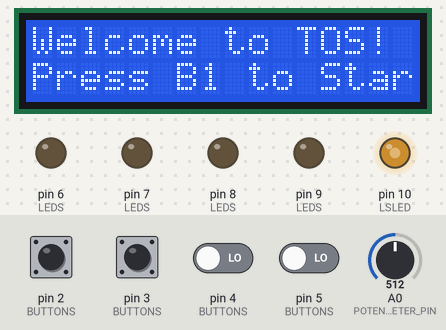
This sketch was run on a simulated Arduino Uno, built with avr-gcc and run on an emulated ATmega328P. Shown: 16×2 character LCD, output pins drawn as LEDs (lit = HIGH). The inputs (shaded band) are chosen by the test bench; at power-on: pin 2 (BUTTONS) HIGH, pin 3 (BUTTONS), pin 4 (BUTTONS), pin 5 (BUTTONS) LOW, A0 (POTENTIOMETER_PIN) = 512. Random numbers use the default seed unless the sketch sets one.

Above: at 1.2 s.
1.3 s: pin 2 (BUTTONS) pulled LOW for 0.15 s
At 2.4 s:
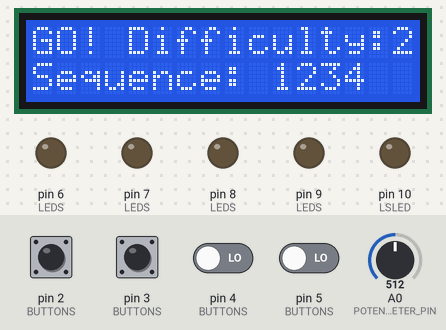
3.0 s: pin 3 (BUTTONS) pulled HIGH for 0.15 s
At 5.7 s:
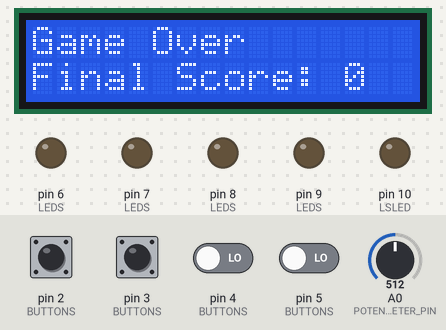
At 15.26 s:
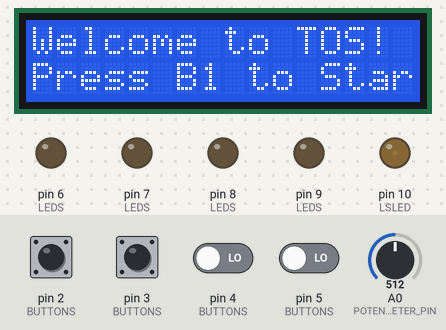
Timing chart, 0 to 18.4 s (numbered marks = the images above; inputs shaded):
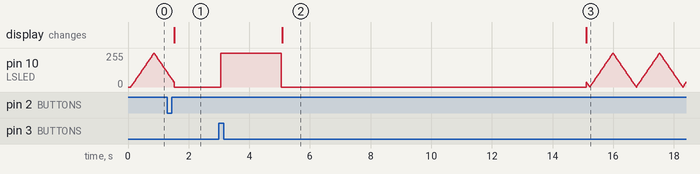

Measured:
- after the input at 1.3 s, the display: changes after 0.23 s (image 1)
- what the display in image 2 shows lasts 10.0 s, from 5.1 s to 15.1 s

The sketch:

tos.ino
```cpp
#include <Arduino.h>
#include <avr/sleep.h>

#include "actuators.h"
#include "config.h"
#include "logic.h"
#include "output.h"
#include "timer.h"

Button BUTTONS[] = {Button(BUTTON0), Button(BUTTON1), Button(BUTTON2), Button(BUTTON3)};
uint8_t LEDS[] = {LED0, LED1, LED2, LED3};

int SEQ_LEN = MIN(LEN(BUTTONS), LEN(LEDS));

static Game game;
static Timer t0;

void setup() {
    gameInit(&game, SEQ_LEN);
    actuatorsInit();
    outputInit();
}

void loop() {
    switch (game.state) {
        case INIT:
            print("Welcome to TOS!\nPress B1 to Start");
            changeState(&game, MENU);
            timerInit(&t0, SECOND_10);
            reset(&game);
            break;

        case MENU:
            setDifficulty(&game, mapPotentiometer(A0));
            ledFade(LSLED);

            if (timer_expired(&t0)) {
                changeState(&game, SLEEP);
                turnOffAllLEDs();
                return;
            }

            if (isPressed(BUTTONS[0])) {
                print("GO! Difficulty:" + String(game.difficulty) +
                      "\nSequence: " +
                      intArrayToStringOffset(game.sequence, game.len, "", 1));
                changeState(&game, PLAYING);
                timerInit(&t0, SECOND_10);
                turnOffAllLEDs();
            }
            break;

        case PLAYING:
            if (isWin(&game)) {
                shuffle(&game);
                print("GOOD! Score: " + String(game.score) + "\nSequence: " +
                      intArrayToStringOffset(game.sequence, game.len, "", 1));
                timerInit(&t0, SECOND_10 - F * game.difficulty * game.round);
                turnOffAllLEDs();
            }

            for (int i = 0; i < SEQ_LEN; i++) {
                if (isPressed(BUTTONS[i])) {
                    if (!checkButton(&game, i))
                        changeState(&game, GAMEOVER);
                    else
                        digitalWrite(LEDS[i], HIGH);
                }
            }

            if (timer_expired(&t0)) {
                changeState(&game, GAMEOVER);
            }
            break;

        case GAMEOVER:
            turnOffAllLEDs();

            digitalWrite(LSLED, HIGH);
            delay(SECOND_2);
            digitalWrite(LSLED, LOW);

            print("Game Over\nFinal Score: " + String(game.score));
            changeState(&game, INIT);
            delay(SECOND_10);
            break;
        case SLEEP:
            print("SLEEP");
            set_sleep_mode(SLEEP_MODE_PWR_DOWN);
            sleep_enable();
            attachInterrupt(digitalPinToInterrupt(BUTTONS[0].pin), wakeUp,
                            FALLING);
            sleep_mode();
            sleep_disable();
            detachInterrupt(digitalPinToInterrupt(BUTTONS[0].pin));
            break;
        default:
            print("There is a bug");
            break;
    }
}

void wakeUp() { changeState(&game, INIT); }
```

actuators.cpp
```cpp
#include <Arduino.h>

#include "actuators.h"
#include "config.h"

extern Button BUTTONS[];
extern uint8_t LEDS[];
extern int SEQ_LEN;

/**
 * @file actuators.cpp
 * @brief Implementation of input and actuator helpers for ToS.
 *
 * This file implements debounced button reading, potentiometer mapping and
 * simple LED utilities such as fading and turning off all LEDs.
 */

/** Timestamp of last fade update (internal state). */
static unsigned long lastFadeUpdate = 0;

/** Current brightness used by ledFade(). */
static int brightness = 0;

/** Fade step applied to brightness on each fade update. */
static int fadeAmount = FADE_INITIAL_AMOUNT;

/**
 * @brief Initialize all input and actuator pins.
 *
 * Configures the sequence button pins and the corresponding LED pins.
 * Also configures the potentiometer analog pin. The exact pin mode
 * (INPUT vs INPUT_PULLUP) must match the physical wiring: this code
 * sets button pins to INPUT and assumes external pull-ups or hardware
 * wiring that provides a stable HIGH idle state.
 */
void actuatorsInit() {
    for (int i = 0; i < SEQ_LEN; i++) {
        pinMode(BUTTONS[i].pin, INPUT);
        pinMode(LEDS[i], OUTPUT);
    }
    pinMode(POTENTIOMETER_PIN, INPUT);
    pinMode(LSLED, OUTPUT);
}

/**
 * @brief Determine whether the specified Button is currently pressed.
 *
 * Reads the state of the provided Button object and returns true when the
 * button is considered to be in a pressed state. The call may update the Button
 * instance (for example to perform debouncing or state bookkeeping), therefore
 * a non-const reference is required.
 *
 * @param button Reference to the Button to query. The caller must ensure the
 * object remains valid for the duration of the call.
 * @return true if the button is currently pressed, false otherwise.
 */
bool isPressed(Button &button) {
    int reading = digitalRead(button.pin);
    unsigned long currentTime = millis();

    if (reading != button.rawReading) {
        button.rawReading = reading;
        button.lastTime = currentTime;
    }

    if ((currentTime - button.lastTime) > DEBOUNCE_TIME) {
        if (button.rawReading != button.lastReading) {
            button.lastReading = button.rawReading;
            return button.lastReading == HIGH;
        }
    }

    return false;
}

/**
 * @brief Map the potentiometer analog reading into the game difficulty range.
 *
 * Reads the ADC value from `pin`, then maps it into the integer range
 * [1..LIMIT] where `LIMIT` is the number of difficulty levels.
 *
 * @param pin Analog pin to read (e.g., POTENTIOMETER_PIN).
 * @return Mapped difficulty value in 1..LIMIT.
 */
uint8_t mapPotentiometer(const uint8_t pin) {
    return (uint8_t)map(analogRead(pin), 0, ANALOG_MAX_VALUE, 1, LIMIT);
}

/**
 * @brief Perform a non-blocking fade animation on the specified PWM pin.
 *
 * This function updates the brightness on `pin` only when the internal
 * timer indicates that FADE_INTERVAL milliseconds have elapsed. Call it
 * frequently from the main loop.
 *
 * @param pin PWM-capable digital pin.
 */
void ledFade(const uint8_t pin) {
    unsigned long now = millis();
    if (now - lastFadeUpdate < FADE_INTERVAL)
        return;
    lastFadeUpdate = now;

    brightness += fadeAmount;
    if (brightness <= 0 || brightness >= 255) {
        fadeAmount = -fadeAmount;
        brightness = constrain(brightness, 0, 255);
    }

    analogWrite(pin, brightness);
}

/**
 * @brief Turn off all game LEDs (sequence LEDs and status LED).
 *
 * Sets each LED in the sequence to LOW and also writes LOW to the
 * status LED pin.
 */
void turnOffAllLEDs() {
    for (int i = 0; i < SEQ_LEN; i++) {
        digitalWrite(LEDS[i], LOW);
    }
    digitalWrite(LSLED, LOW);
}
```

actuators.h
```cpp
#ifndef INPUT_H
#define INPUT_H

#include <Arduino.h>

/**
 * @file actuators.h
 * @brief Input/actuator helpers for buttons, potentiometer and LEDs.
 *
 * This module exposes a small API to initialize and query button inputs
 * (with debouncing), read a potentiometer used for difficulty selection
 * and perform simple LED operations such as fading and turning off all
 * LEDs.
 */

/**
 * @brief Represents a button with software debouncing support.
 *
 * This structure stores the button state readings and timing information
 * required for debouncing. It is intended for buttons wired as active LOW,
 * but can also work with active HIGH configurations if logic is adjusted
 * accordingly.
 */
struct Button {
    uint8_t pin;
    int rawReading = HIGH;
    int lastReading = HIGH;
    unsigned long lastTime = 0;

    Button(uint8_t p) : pin(p) {}
};

/**
 * @brief Initialize the input and actuator subsystem.
 *
 * Configures sequence button pins and their corresponding LED pins.
 * Also configures the potentiometer pin. This function should be called
 * once during system initialization before any input/output operations.
 */
void actuatorsInit();

/**
 * @brief Determine whether the specified Button is currently pressed.
 *
 * Reads the state of the provided Button object and returns true when the
 * button is considered to be in a pressed state. The call may update the Button
 * instance (for example to perform debouncing or state bookkeeping), therefore
 * a non-const reference is required.
 *
 * @param button Reference to the Button to query. The caller must ensure the
 * object remains valid for the duration of the call.
 * @return true if the button is currently pressed, false otherwise.
 */
bool isPressed(Button &button);

/**
 * @brief Read and map the potentiometer value to a 1..LIMIT range.
 *
 * Reads the specified analog pin and maps the ADC value to the game
 * difficulty range (1..LIMIT).
 *
 * @param pin Analog pin number where the potentiometer is connected.
 * @return Mapped potentiometer value (1..LIMIT).
 */
uint8_t mapPotentiometer(const uint8_t pin);

/**
 * @brief Perform a non-blocking fade animation on the given PWM-capable pin.
 *
 * Call this frequently from the main loop; the function tracks timing
 * and updates brightness only when required.
 *
 * @param pin PWM-capable digital pin to animate.
 */
void ledFade(const uint8_t pin);

/**
 * @brief Turn off all LEDs used by the game (sequence LEDs + status LED).
 *
 * This function sets every sequence LED to LOW and also turns off the
 * status LED. It is useful when leaving a game state or as a cleanup step.
 */
void turnOffAllLEDs();

#endif
```

logic.cpp
```cpp
#include "logic.h"
#include "config.h"

/**
 * @file logic.cpp
 * @brief Implementation of core game logic for ToS.
 */

/**
 * @brief Initialize a Game structure.
 *
 * Allocates a new sequence array of length `len` (replacing any previous
 * allocation), sets initial counters and places the game into the INIT state.
 *
 * @param game Pointer to the Game structure to initialize. Must not be NULL.
 * @param len Length of the sequence array to allocate.
 */
void gameInit(Game *game, int len) {
    if (!game || len <= 0)
        return;

    if (game->sequence) {
        delete[] game->sequence;
        game->sequence = nullptr;
    }

    game->sequence = new int[len];
    game->len = len;
    for (int i = 0; i < len; ++i) {
        game->sequence[i] = i;
    }

    game->state = INIT;
    game->score = 0;
    game->round = 0;
    game->step = 0;
}

/**
 * @brief Change the current state of the game.
 *
 * @param game Pointer to the Game object.
 * @param newState State to change to.
 * @return true if the state was changed, false otherwise.
 */
bool changeState(Game *game, const State newState) {
    if (!game || game->state == newState)
        return false;
    game->state = newState;
    return true;
}

/**
 * @brief Set the global difficulty level used by the game logic.
 *
 * @param value Integer representing the difficulty level to apply.
 */
void setDifficulty(Game *game, int value) {
    if (!game)
        return;
    game->difficulty = value;
}

/**
 * @brief Check whether the player completed a full sequence (a win).
 *
 * When a full sequence is completed this increments `score` and `round`,
 * resets `step` to zero and returns true.
 *
 * @param game Pointer to the Game structure.
 * @return true if a win was detected, false otherwise.
 */
bool isWin(Game *game) {
    if (!game || !game->sequence || game->len <= 0)
        return false;
    if (game->step > 0 && (game->step % game->len) == 0) {
        game->step = 0;
        ++game->score;
        ++game->round;

        return true;
    }
    return false;
}

/**
 * @brief Shuffle the game's sequence array in-place using the Fisher-Yates
 * algorithm.
 *
 * Safe to call with a NULL game pointer; in that case the function does
 * nothing.
 *
 * @param game Pointer to the Game structure.
 */
void shuffle(Game *game) {
    if (!game || !game->sequence || game->len <= 1)
        return;

    for (int i = game->len - 1; i > 0; --i) {
        int j = random(0, i + 1);
        int tmp = game->sequence[i];
        game->sequence[i] = game->sequence[j];
        game->sequence[j] = tmp;
    }
}

/**
 * @brief Validate the pressed button against the expected value for the current
 * step and advance the step counter by one.
 *
 * @param game Pointer to the Game structure.
 * @param buttonIndex Index of the pressed button.
 * @return true if the pressed button matches the expected value.
 */
bool checkButton(Game *game, const int buttonIndex) {
    if (!game || !game->sequence || game->len == 0)
        return false;
    return game->sequence[game->step++ % game->len] == buttonIndex;
}

/**
 * @brief Reset numeric fields of the game to their default values.
 *
 * This does not deallocate the sequence buffer; it only resets counters
 * and difficulty.
 *
 * @param game Pointer to the Game structure.
 */
void reset(Game *game) {
    if (!game)
        return;
    game->difficulty = 0;
    game->score = 0;
    game->round = 0;
    game->step = 0;
}
```

logic.h
```cpp
#ifndef LOGIC_H
#define LOGIC_H

#include <Arduino.h>
#include <stdbool.h>

/**
 * @file logic.h
 * @brief Core game logic types and function declarations for ToS.
 */

/**
 * @brief Game states used by the ToS finite-state machine.
 *
 * - INIT:    Initial startup state where welcome is shown.
 * - MENU:    Main menu where difficulty can be selected.
 * - PLAYING: Game is active and accepts input.
 * - GAMEOVER: End-of-game screen is shown.
 * - SLEEP:   Low-power mode until a button wakes the device.
 */
typedef enum {
    INIT,
    MENU,
    PLAYING,
    GAMEOVER,
    SLEEP,
} State;

/**
 * @brief Game structure holding runtime state for a single ToS session.
 *
 * @details
 * Fields:
 *  - difficulty: Selected difficulty level (1..5).
 *  - sequence: Pointer to a dynamically-allocated int array with the
 *              sequence indices (0-based). Ownership is with the Game.
 *  - len: Length of the sequence array.
 *  - state: Current state machine state.
 *  - step: Current step index within the active sequence (advances on
 *          each button press).
 *  - score: Number of successfully completed sequences.
 *  - round: Number of rounds played; incremented when a win is detected.
 */
typedef struct {
    uint8_t difficulty;
    int *sequence;
    int len;
    State state;
    int step;
    int score;
    int round;
} Game;

/**
 * @brief Initialize a Game structure.
 *
 * Allocates a sequence array of length `len` (replacing any previous one),
 * initializes the numeric fields and sets the initial state to INIT.
 *
 * @param game Pointer to a Game object to initialize (must not be NULL).
 * @param len Length of the sequence to allocate.
 */
void gameInit(Game *game, int len);

/**
 * @brief Change the current state of the game.
 *
 * Does nothing if the state is unchanged or if `game` is NULL.
 *
 * @param game Pointer to the Game object.
 * @param newState The new state to set.
 * @return true if the state was changed, false otherwise.
 */
bool changeState(Game *game, const State newState);

/**
 * @brief Set the global difficulty level used by the game logic.
 *
 * @param game Pointer to the Game object.
 * @param value Integer representing the difficulty level to apply.
 */
void setDifficulty(Game *game, int value);

/**
 * @brief Check whether the player completed a sequence step that results in a
 * win.
 *
 * If the player's step counter has reached a multiple of the sequence length
 * this increments the score, resets the step counter and returns true.
 *
 * @param game Pointer to the Game object.
 * @return true if a win condition was detected, false otherwise.
 */
bool isWin(Game *game);

/**
 * @brief Shuffle the sequence using Fisher-Yates in-place.
 *
 * @param game Pointer to the Game object.
 */
void shuffle(Game *game);

/**
 * @brief Validate the pressed button against the sequence.
 *
 * Returns true if the pressed button matches the expected value for the
 * current step; the step counter is advanced by one in either case.
 *
 * @param game Pointer to the Game object.
 * @param buttonIndex Index of the pressed button.
 * @return true if the pressed button matches the expected value.
 */
bool checkButton(Game *game, const int buttonIndex);

/**
 * @brief Reset numeric game fields to their defaults.
 *
 * Does not deallocate the sequence buffer; it only resets counters and
 * difficulty.
 *
 * @param game Pointer to the Game object.
 */
void reset(Game *game);

#endif
```

output.cpp
```cpp
#include <LiquidCrystal_I2C.h>
#include <Wire.h>

#include "config.h"
#include "output.h"

/**
 * @file output.cpp
 * @brief Output management implementation for LCD and LED controls
 *
 * Handles all display output operations including LCD text rendering
 * and LED visual effects for the ToS game system.
 */
static LiquidCrystal_I2C lcd(LCD_ADDR, LCD_COLS, LCD_ROWS);

/**
 * Print text to a specific LCD line with optional centering
 *
 * @param line The line number (0-based)
 * @param message The text to display
 *
 * @note The line will be cleared before printing
 * @note Text will be padded with spaces to ensure clean display
 * @private
 */
static inline void printLine(uint8_t line, const String &message) {
    if (line >= LCD_ROWS)
        return;

    char buf[LCD_COLS + 1];
    size_t len = message.length();
    if (len > LCD_COLS)
        len = LCD_COLS;

    message.toCharArray(buf, len + 1);

    for (size_t i = len; i < LCD_COLS; ++i)
        buf[i] = ' ';
    buf[LCD_COLS] = '\0';

    lcd.setCursor(0, line);
    lcd.print(buf);
}

/**
 * @brief Initialize the output subsystem
 *
 * Sets up the LCD display with I2C communication, enables backlight,
 * clears the screen, and configures all LED pins as digital outputs.
 * This function must be called once during system initialization.
 */
void outputInit() {
    lcd.init();
    lcd.backlight();
    lcd.clear();
}

/**
 * Print a message to the LCD display
 *
 * Supports multi-line messages using newline characters and optional
 * text centering for better visual presentation.
 *
 * @param message The string to display
 */
void print(const String &message) {
    int newlinePos = message.indexOf('\n');

    if (newlinePos != -1) {
        printLine(0, message.substring(0, newlinePos));
        printLine(1, message.substring(newlinePos + 1));
    } else {
        printLine(0, message);
        printLine(1, "");
    }
}

/**
 * Clear the entire LCD display
 *
 * Resets both lines to blank and returns cursor to position (0,0).
 * Uses the LiquidCrystal_I2C library's clear function.
 */
void clear(void) { lcd.clear(); }
```

Source omitted: output.h (610 bytes), timer.cpp (1446 bytes), timer.h (2888 bytes), utils.cpp (1131 bytes), utils.h (1468 bytes), config.h (1977 bytes)
